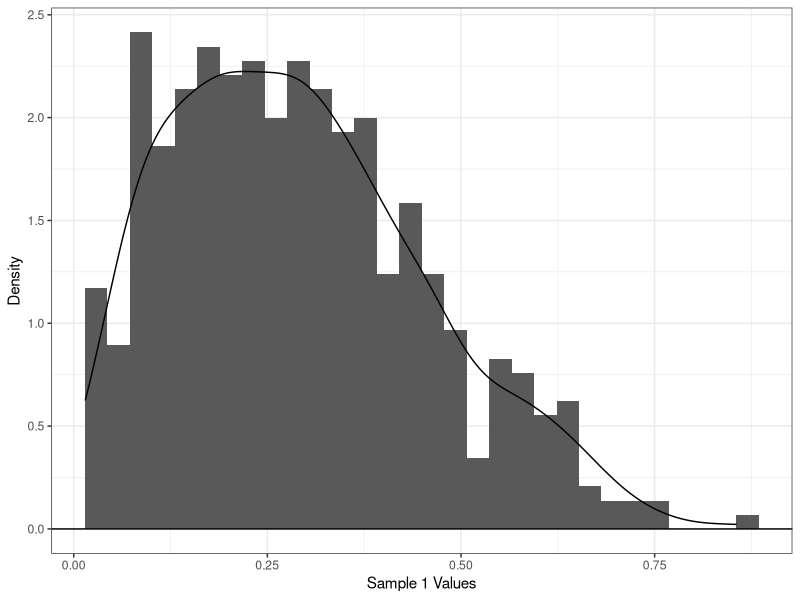
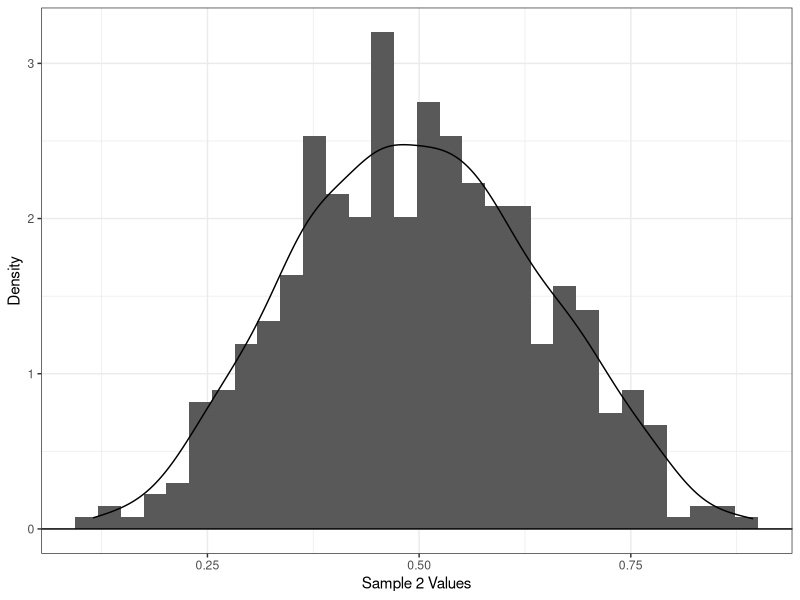
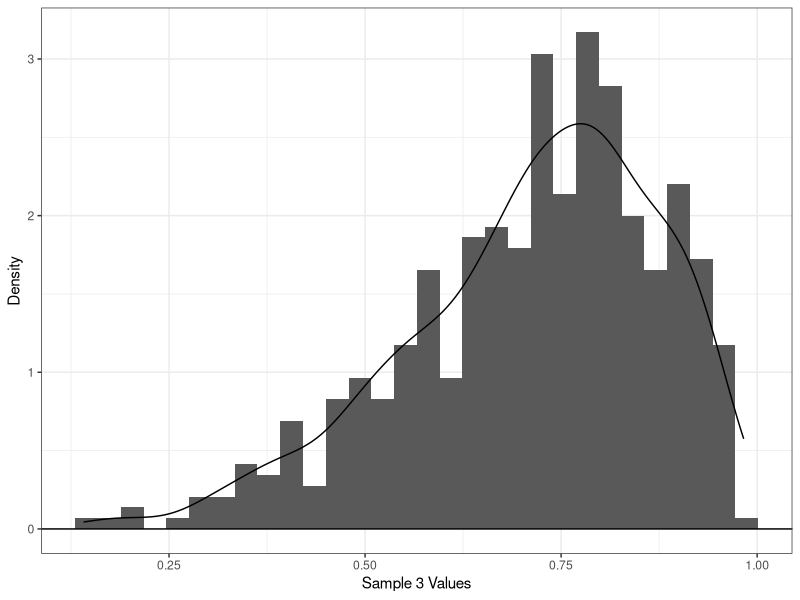
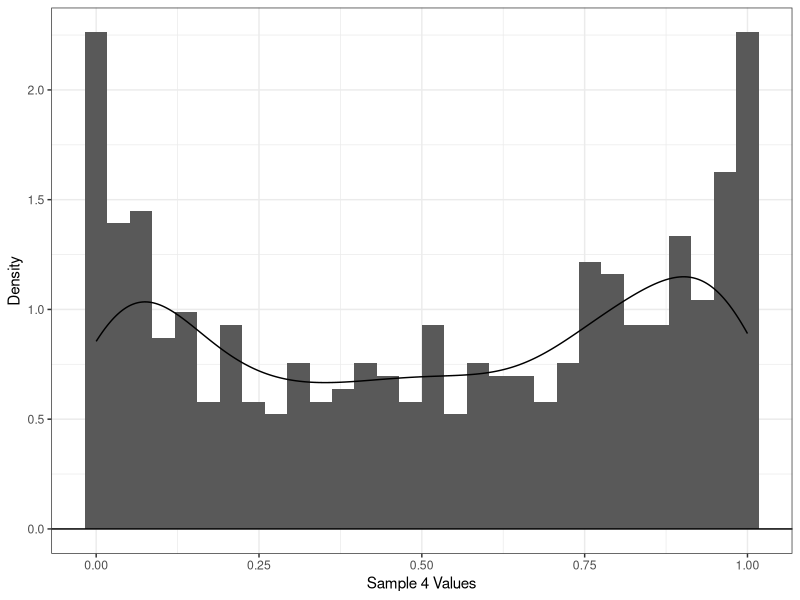
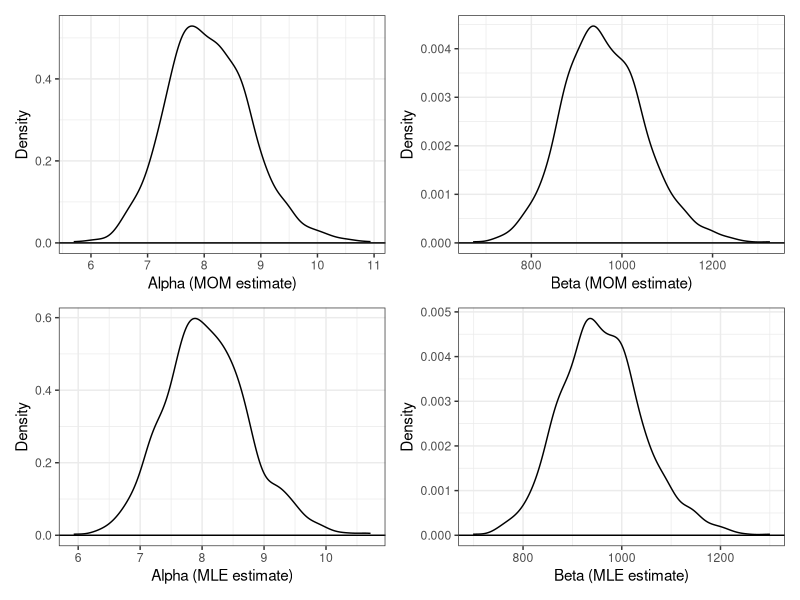
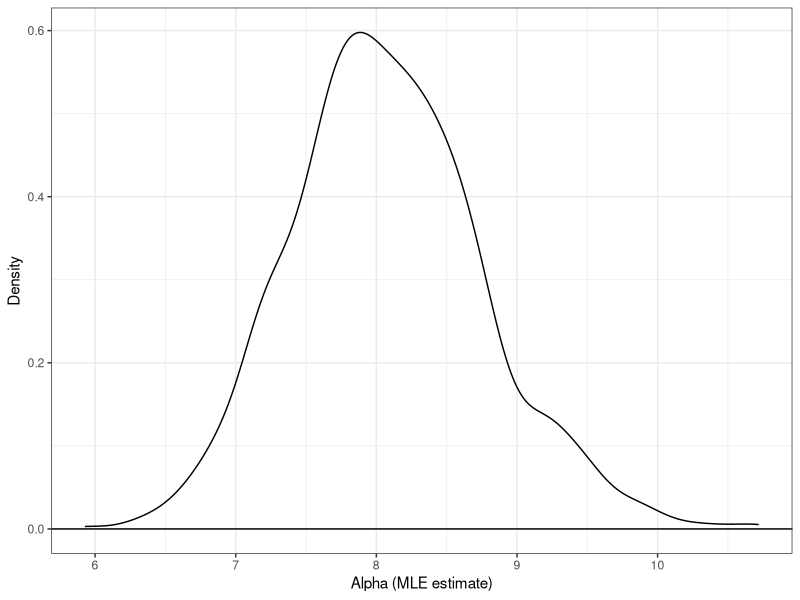
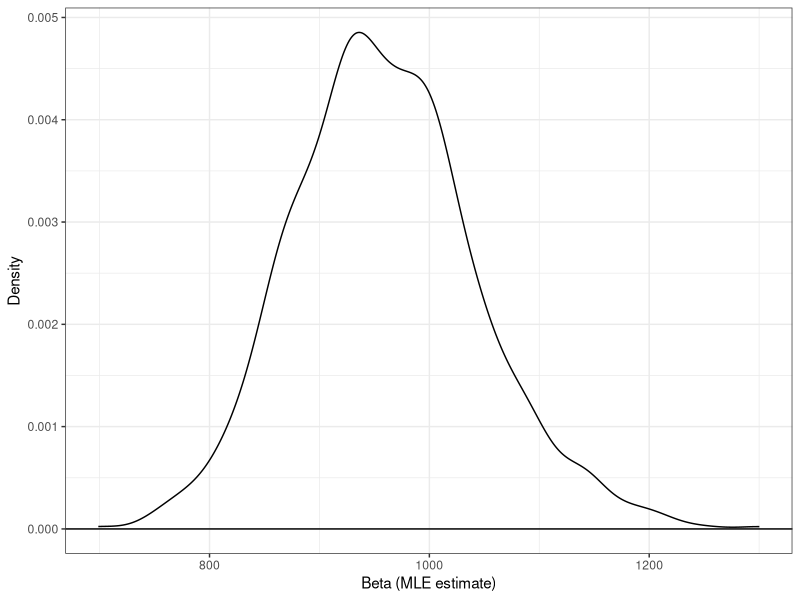
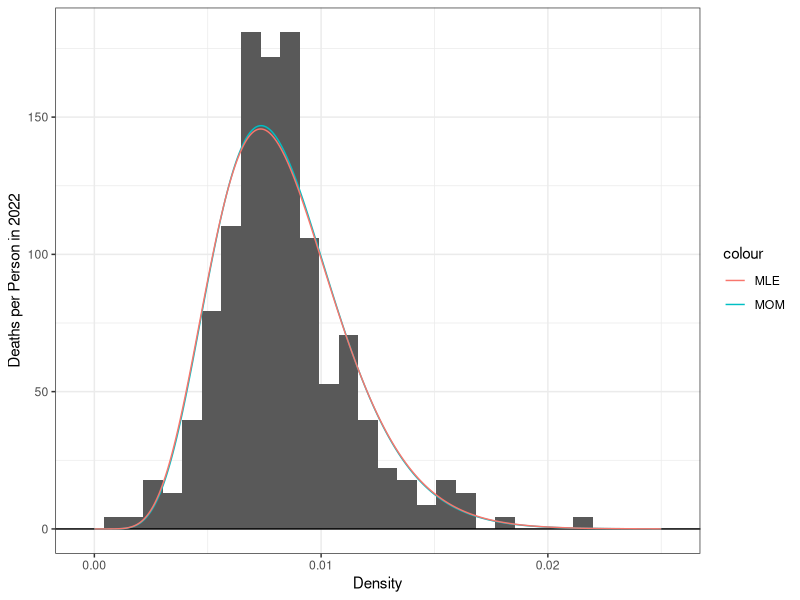

R code for these plots, in order:
library(tidyverse)
library(ggplot2)
library(patchwork)
library(nleqslv)
library(e1071)

######################################################
#####     TASK ONE: Describing distribution     ######
######################################################

#######################
#Making function for mean, variance, skewness and kurtosis
######################
#Calculating mean
mean.calc = function(alpha, beta){
  mean = alpha/(alpha+beta)
  return(mean)
}

#Calculating Variance
variance.calc = function(alpha, beta){
  sd = sqrt((alpha*beta)/((alpha+beta)^2*(alpha+beta+1)))
  return(sd)
}

#Calculating Skewness
skew.calc = function(alpha, beta){
  skew = (2*(beta-alpha)*sqrt(alpha+beta+1))/((alpha+beta+2)*sqrt(alpha*beta))
  return(skew)
}

#Calculating Kurtosis
kurt.calc = function(alpha, beta){
  kurt.num = 6*((alpha-beta)^2*(alpha+beta+1)-alpha*beta*(alpha+beta+2))
  kurt.denum = alpha*beta*(alpha+beta+2)*(alpha+beta+3)
  kurt = kurt.num/kurt.denum
  return(kurt)
}


#Making a function to calculate distribution tibble
distribution.func = function(alpha, beta){
  
  mean = mean.calc(alpha, beta)
  sd = variance.calc(alpha, beta)
  
  distribute.dat <- tibble(x = seq(-0.25, 1.25, length.out=1000))|>   # generate a grid of points
    mutate(beta.pdf = dbeta(x, alpha, beta),                      # compute the beta PDF
           norm.pdf = dnorm(x,                                    # Gaussian distribution with
                            mean = mean,            # same mean and variance
                            sd = sd))
  
  return(distribute.dat)
  #Returning our created tibble
}


###Making a tibble for each parameter and getting values
#Alpha = 2, Beta = 5
distrib.tibble1 = distribution.func(2,5)
mean1 = mean.calc(2,5)
sd1 = variance.calc(2,5)
skew1 = skew.calc(2,5)
kurt1 = kurt.calc(2,5)


#Alpha = 5, Beta = 5
distrib.tibble2 = distribution.func(5,5)
mean2 = mean.calc(5,5)
sd2 = variance.calc(5,5)
skew2 = skew.calc(5,5)
kurt2 = kurt.calc(5,5)


#Alpha = 5, Beta = 2
distrib.tibble3 = distribution.func(5,2)
mean3 = mean.calc(5,2)
sd3 = variance.calc(5,2)
skew3 = skew.calc(5,2)
kurt3 = kurt.calc(5,2)


#Alpha = 0.5, Beta = 0.5
distrib.tibble4 = distribution.func(0.5,0.5)
mean4 = mean.calc(0.5,0.5)
sd4 = variance.calc(0.5,0.5)
skew4 = skew.calc(0.5,0.5)
kurt4 = kurt.calc(0.5,0.5)

####################
###Making a plot for each of the 4 tibbles
####################

plot1 = ggplot(data= distrib.tibble1)+                                              # specify data
  geom_line(aes(x=x, y=beta.pdf, color="Beta(2,5)")) +                 # plot beta dist
  geom_line(aes(x=x, y=norm.pdf, color="Gaussian(0.2857, 0.0255)")) +  # plot guassian dist
  geom_hline(yintercept=0)+                                            # plot x axis
  theme_bw()+                                                          # change theme
  xlab("x")+                                                           # label x axis
  ylab("Density")+                                                     # label y axis
  scale_color_manual("", values = c("black", "grey"))+                 # change colors
  theme(legend.position = "bottom")                                    # move legend to bottom

plot2 = ggplot(data= distrib.tibble2)+                                              # specify data
  geom_line(aes(x=x, y=beta.pdf, color="Beta(5,5)")) +                 # plot beta dist
  geom_line(aes(x=x, y=norm.pdf, color="Gaussian(0.2857, 0.0255)")) +  # plot guassian dist
  geom_hline(yintercept=0)+                                            # plot x axis
  theme_bw()+                                                          # change theme
  xlab("x")+                                                           # label x axis
  ylab("Density")+                                                     # label y axis
  scale_color_manual("", values = c("black", "grey"))+                 # change colors
  theme(legend.position = "bottom")                                    # move legend to bottom

plot3 = ggplot(data= distrib.tibble3)+                                              # specify data
  geom_line(aes(x=x, y=beta.pdf, color="Beta(5,2)")) +                 # plot beta dist
  geom_line(aes(x=x, y=norm.pdf, color="Gaussian(0.2857, 0.0255)")) +  # plot guassian dist
  geom_hline(yintercept=0)+                                            # plot x axis
  theme_bw()+                                                          # change theme
  xlab("x")+                                                           # label x axis
  ylab("Density")+                                                     # label y axis
  scale_color_manual("", values = c("black", "grey"))+                 # change colors
  theme(legend.position = "bottom")                                    # move legend to bottom

plot4 = ggplot(data= distrib.tibble4)+                                              # specify data
  geom_line(aes(x=x, y=beta.pdf, color="Beta(0.5,0.5)")) +                 # plot beta dist
  geom_line(aes(x=x, y=norm.pdf, color="Gaussian(0.2857, 0.0255)")) +  # plot guassian dist
  geom_hline(yintercept=0)+                                            # plot x axis
  theme_bw()+                                                          # change theme
  xlab("x")+                                                           # label x axis
  ylab("Density")+                                                     # label y axis
  scale_color_manual("", values = c("black", "grey"))+                 # change colors
  theme(legend.position = "bottom")                                    # move legend to bottom



################################################
###               TASK 2                    ####
################################################


beta.moment = function(alpha, beta, k, centered) {
  if (centered) { #Calculating the centered value
    #calculating E(X)
    integrand = function(x) {x*dbeta(x,alpha,beta)}
    EX = integrate(integrand, 0, 1)$value
    
    #Calculating centered value
    integrand = function(x) {((x-EX)^k)*dbeta(x,alpha,beta)}
    result = integrate(integrand, 0, 1)
  }
  else{ #Calculating uncentered
    integrand = function(x) {x^k * dbeta(x,alpha,beta)}
    result = integrate(integrand, 0, 1)
  }
  return(result)
}

###Testing function
#Testing Mean
beta.moment(2,5,1,F)
mean1

#Testing Variance
beta.moment(2,5,2,T)
sd1^2

#Testing Skew
beta.moment(2,5,3,T)$value/(beta.moment(2,5,2,T)$value^(3/2))
skew1

#Testing Kurtosis
(beta.moment(2,5,4,T)$value/(beta.moment(2,5,2,T)$value)^2)-3
kurt1

###############################################
#####               TASK THREE            #####
###############################################
set.seed(7272) # Set seed so we all get the same results.

sample_func = function(n, alpha, beta){
  
  sample.size <- n # Specify sample details
  beta.sample <- rbeta(n = sample.size,  # sample size
                       shape1 = alpha,   # alpha parameter
                       shape2 = beta)    # beta parameter
  return(beta.sample)
}
#############################
####      MAKING DENSITY PLOTS
#############################
#Alpha = 2, Beta = 5
sample1 = sample_func(500, 2, 5)

density_plot1 = ggplot() + 
  geom_histogram(aes(sample1, y=after_stat(density))) +
  geom_density(aes(sample1)) + 
  geom_hline(yintercept=0) +
  theme_bw() +
  xlab("Sample 1 Values") +
  ylab("Density")


#Alpha = 5, Beta = 5
sample2 = sample_func(500, 5, 5)

density_plot2 = ggplot() + 
  geom_histogram(aes(sample2, y=after_stat(density))) +
  geom_density(aes(sample2)) + 
  geom_hline(yintercept=0) +
  theme_bw() +
  xlab("Sample 2 Values") +
  ylab("Density")


#Alpha = 5, Beta = 2
sample3 = sample_func(500,5,2)

density_plot3 = ggplot() + 
  geom_histogram(aes(sample3, y=after_stat(density))) +
  geom_density(aes(sample3)) +
  geom_hline(yintercept=0) +
  theme_bw() +
  xlab("Sample 3 Values") +
  ylab("Density")


#Alpha = 0.5, Beta = 0.5
sample4 = sample_func(500,0.5,0.5)

density_plot4 = ggplot() + 
  geom_histogram(aes(sample4, y=after_stat(density))) +
  geom_density(aes(sample4)) +
  geom_hline(yintercept=0) +
  theme_bw() +
  xlab("Sample 4 Values") +
  ylab("Density")


sample.df <- tibble(
  Sample1 = sample1,
  Sample2 = sample2,
  Sample3 = sample3,
  Sample4 = sample4
)

##########################
### SUMMARIZING SAMPLE DATA
##########################


sample.summaries = sample.df |>
 summarize(
          #calculating for sample 1
          mean_sample1 = mean(Sample1),
          variance_sample1 = var(Sample1),
          skewness_sample1 = skewness(Sample1),
          kurtosis_sample1 = kurtosis(Sample1),
          
          #Calculating for sample 2
          mean_sample2 = mean(Sample2),
          variance_sample2 = var(Sample2),
          skewness_sample2 = skewness(Sample2),
          kurtosis_sample2 = kurtosis(Sample2),
          
          #Calculating for sample 2
          mean_sample3 = mean(Sample3),
          variance_sample3 = var(Sample3),
          skewness_sample3 = skewness(Sample3),
          kurtosis_sample3 = kurtosis(Sample3),
          
          #Calculating for sample 4
          mean_sample4 = mean(Sample4),
          variance_sample4 = var(Sample4),
          skewness_sample4 = skewness(Sample4),
          kurtosis_sample4 = kurtosis(Sample4),
          )|>
  #Reorganizing table
  pivot_longer(cols = everything(), names_to = c("Variable", ".value"), names_sep = "_")



##############################################
###             TASK 6                    ####
##############################################
death.data = read_csv("death.data.test.csv") #Pulling data


#Keeping only data from 2022
death.data <- death.data %>%
  select(1:2, `2022`) %>%
  mutate(`2022` = `2022` / 1000) #Convering to rate out of 1


##############################################
####            TASK 7                    ####
##############################################

##############
# CACLULATING MOM
##############
MOM.beta <- function(data, par){
  alpha <- par[1]
  beta <- par[2]
  
  EX1 <- alpha/(alpha+beta)
  EX2 <- alpha*(alpha+1)/((alpha+beta+1)*(alpha+beta))
  
  m1 <- mean(data, na.rm = T)
  m2 <- mean(data^2, na.rm = T)
  
  return( c(EX1 - m1, EX2 - m2) )
}

#Using function to find actual alpha and beta values
moms<- nleqslv(x = c(5, 1000),
                fn = MOM.beta,
                data=death.data$`2022`)

alpha.hat.mom = moms$x[1]
beta.hat.mom = moms$x[2]


#####################
# CALCULATING MLE
#####################

llbeta <- function(data, par, neg=F){
  alpha <- par[1]
  beta <- par[2]
  
  loglik <- sum(log(dbeta(x=data, shape1=alpha, shape2=beta)), na.rm = T)
  
  return(ifelse(neg, -loglik, loglik))
}

#Using function to find actual alpha/beta values
mles <- optim(par = c(5,1000),
               fn = llbeta,
               data=death.data$`2022`,
               neg=T)
alpha.hat.mle <- mles$par[1]
beta.hat.mle <- mles$par[2]

#################
# PLOTTING
#################
#Getting data to plot from MOM and MLE
ggdat.beta <- tibble(x=seq(0,0.025, length.out=1000))|>
  mutate(mom.pdf = dbeta(x=x, shape1=alpha.hat.mom, shape2 = beta.hat.mom),
         mle.pdf = dbeta(x=x, shape1=alpha.hat.mle, shape2 = beta.hat.mle))


###Plotting the graph
mlemom.plot = ggplot(death.data, aes(x = `2022`, y=after_stat(density))) + #Plotting sample data
  geom_histogram(bins = 30) + #Histogram plot
  geom_hline(yintercept=0)+ #Making y intercept line
  theme_bw() +
  geom_line(data=ggdat.beta,
            aes(x=x, y=mom.pdf, color="MOM")) + #Calculating MOM line
  geom_line(data=ggdat.beta,
            aes(x=x, y=mle.pdf, color="MLE")) + #Calculating MLE line
  ylab("Deaths per Person in 2022") +
  xlab("Density")

############################################
######            TASK 8              ######
############################################

#Initializing values
alpha = 8
beta = 950
n = 266
estimates.data = data.frame(iteration = numeric(),
                            alpha.mom = numeric(),
                            beta.mom = numeric(),
                            alpha.mle = numeric(),
                            beta.mle = numeric())

#view(estimates.data)
for (i in 1:1000){
  set.seed(7272+i) #Setting seed
  
  sample = rbeta(n, alpha, beta)
  moms<- nleqslv(x = c(5, 1000),
                 fn = MOM.beta,
                 data=sample)
  
  mles <- optim(par = c(5,1000),
                fn = llbeta,
                data=sample,
                neg=T)
  
  new.row = data.frame(i, moms$x[1], moms$x[2], mles$par[1], mles$par[2])
  
  #Adding values into dataframe
  estimates.data[i,1] = i
  estimates.data[i,2] = moms$x[1]
  estimates.data[i,3] = moms$x[2]
  estimates.data[i,4] = mles$par[1]
  estimates.data[i,5] = mles$par[2]
  
}

  #Plotting values in a geom_density 2x2
  #Calculating Graph for the mom alpha estimates
  momA = ggplot(estimates.data, aes(x = alpha.mom)) +
    geom_density() +
    geom_hline(yintercept=0) +
    theme_bw() +
    xlab("Alpha (MOM estimate)") +
    ylab("Density")
  
  #Calculating graph for mom beta estimates
  momB = ggplot(estimates.data, aes(x = beta.mom)) +
    geom_density() +
    geom_hline(yintercept=0) +
    theme_bw() +
    xlab("Beta (MOM estimate)") +
    ylab("Density")
  
  #Graph for mle alpha estimates
  mleA = ggplot(estimates.data, aes(x = alpha.mle)) +
    geom_density() +
    geom_hline(yintercept=0) +
    theme_bw() +
    xlab("Alpha (MLE estimate)") +
    ylab("Density")
  
  #Graph for mle beta estimates
  mleB = ggplot(estimates.data, aes(x = beta.mle)) +
    geom_density() +
    geom_hline(yintercept=0) +
    theme_bw() +
    xlab("Beta (MLE estimate)") +
    ylab("Density")
  
  #Making graphs into 2x2 grid using patchwork
  estimate.density = (momA | momB) / (mleA | mleB)
  
  summary.table = estimates.data |>
    summarize(
      #Summary for mom alpha estimates
      momA_bias = mean(alpha.mom)-alpha,
      momA_precision = 1/var(alpha.mom),
      momA_mse = var(alpha.mom) + momA_bias^2,
      
      #Summary for mom beta estimates
      momB_bias = mean(beta.mom)-beta,
      momB_precision = 1/var(beta.mom),
      momB_mse = var(beta.mom) + momB_bias^2,
      
      #Summary for mle alpha estimates
      mleA_bias = mean(alpha.mle)-alpha,
      mleA_precision = 1/var(alpha.mle),
      mleA_mse = var(alpha.mle) + mleA_bias^2,
      
      #Summary for mle beta estimates
      mleB_bias = mean(beta.mle)-beta,
      mleB_precision = 1/var(beta.mle),
      mleB_mse = var(beta.mle) + mleB_bias^2
    ) |>
    #Reorganizing table
    pivot_longer(cols = everything(), names_to = c("Variable", ".value"), names_sep = "_") |>
    rename("Bias" = bias, "Precision" = precision, "MSE" = mse) |>
    mutate(Variable = recode(Variable,
                            "momA" = "MOM Alpha Estimate","momB" = "MOM Beta Estimate",
                            "mleA" = "MLE Alpha Estimate","mleB" = "MLE Beta Estimate"
                             ))
  

  
  view(summary.table)
  
